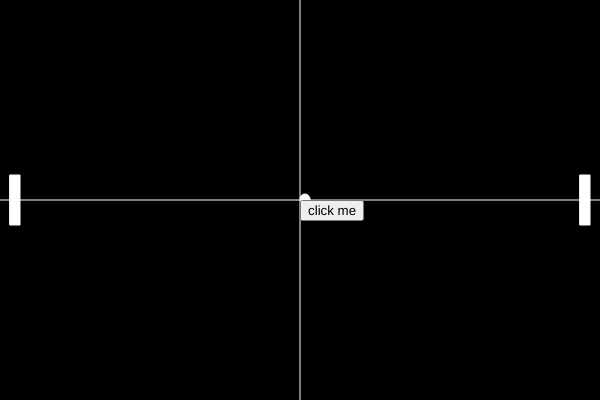
Frame 1 (no input)
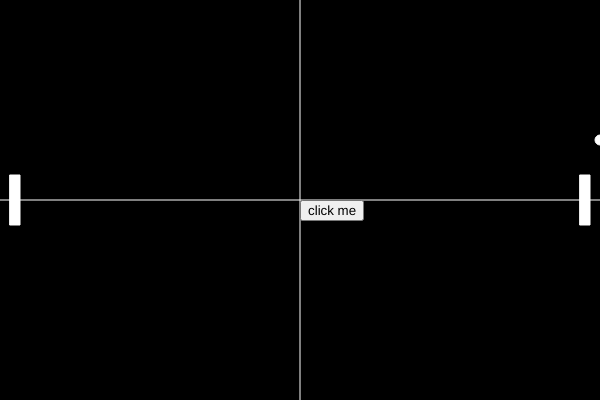
Frame 60 (no input)
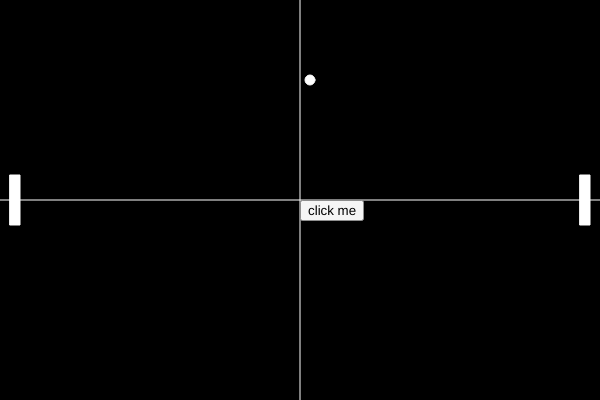
Frame 120 (the mouse pressed at the canvas centre since frame 60)

The p5.js sketch that drew these frames (run headless with seeded random() and noise() and a simulated clock; from frame 60 on, the mouse is pressed at the canvas centre):

// p5.js sketch
// ── sketch.js
var player1
var player2

var ball

var vx = 5
var vy = -1

var button;

function setup()
{
  createCanvas(600, 400)
  background(0, 0, 0)
  
  player1 = new Player(15, height / 2)
  player2 = new Player(width - 15, height / 2)
  
  ball = new Ball(width / 2, height / 2)

  document.body.style.backgroundColor = "#0d1117"

  button = createButton("click me")
  button.position(width / 2, height / 2)
  button.mousePressed(changeBG)
}

function changeBG()
{
  document.body.style.backgroundColor = "#f00"
}

function draw()
{
  background(0, 0, 0)
  stroke(255, 255, 255)
  fill(255, 255, 255)
  
  line(0, height / 2, width, height / 2)
  line(width / 2, 0, width / 2, height)
  
  if (keyIsDown(87))
  {
    player1.y -= 2
  }
  else if (keyIsDown(83))
  {
    player1.y += 2
  }
  
  if (keyIsDown(38))
  {
    player2.y -= 2
  }
  else if (keyIsDown(40))
  {
    player2.y += 2
  }
  
  ball.checkCollision()
  
  ball.x += vx
  ball.y += vy
  
  player1.show()
  player2.show()
  ball.show()
}
// ── ball.js
class Ball
{
  constructor(x, y)
  {
    this.x = x
    this.y = y
    this.w = 10
  }
  
  checkCollision()
  {
    if (this.x > width || this.x < 0)
    {
      vx *= -1
    }
    
    if (this.y > height || this.y < 0)
    {
      vy *= -1
    }
    
    if (this.x - this.w / 2 < player1.x + player1.w / 2 && !(this.y - this.w / 2 > player1.y + player1.h / 2) && !(this.y + this.w / 2 < player1.y - player1.h / 2))
    {
      vx *= -1
    }
    
    if (this.x + this.w / 2 > player2.x - player2.w / 2 && !(this.y - this.w / 2 > player2.y + player2.h / 2) && !(this.y + this.w / 2 < player2.y - player2.h / 2))
    {
      vx *= -1
    }
  }

  show()
  {
    fill(255, 255, 255)
    rectMode(CENTER)
    circle(this.x, this.y, this.w)
  }
}
// ── player.js
class Player
{
  constructor(x, y)
  {
    this.x = x
    this.y = y
    this.w = 10
    this.h = 50
  }

  show()
  {
    fill(255, 255, 255)
    rectMode(CENTER)
    rect(this.x, this.y, this.w, this.h)
  }
}
